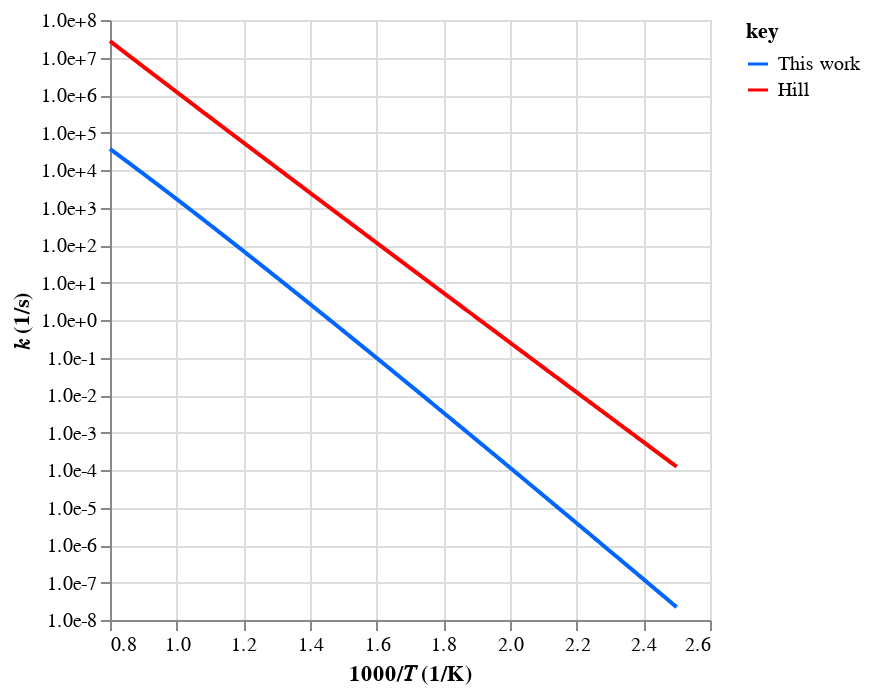
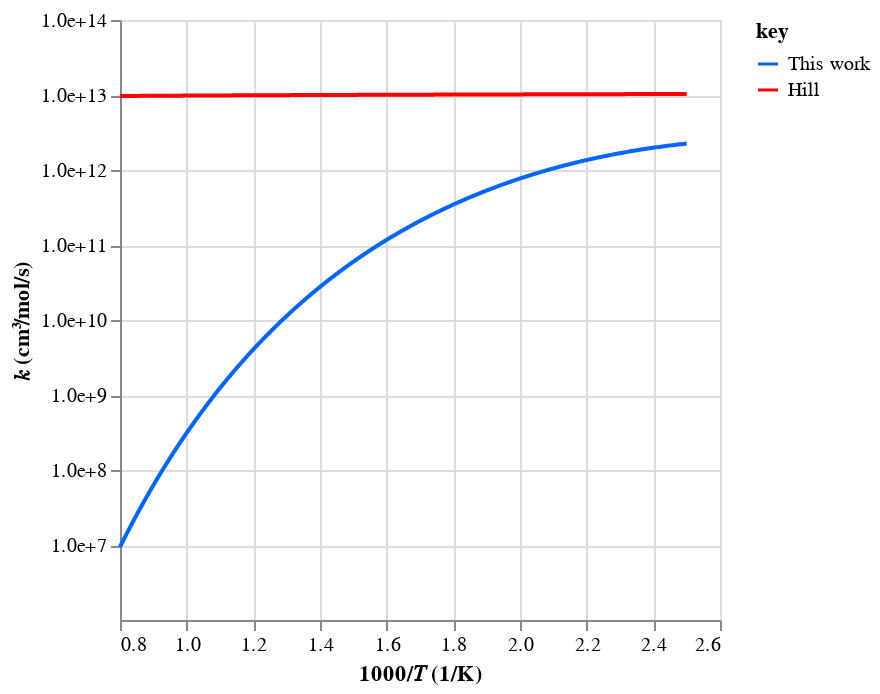
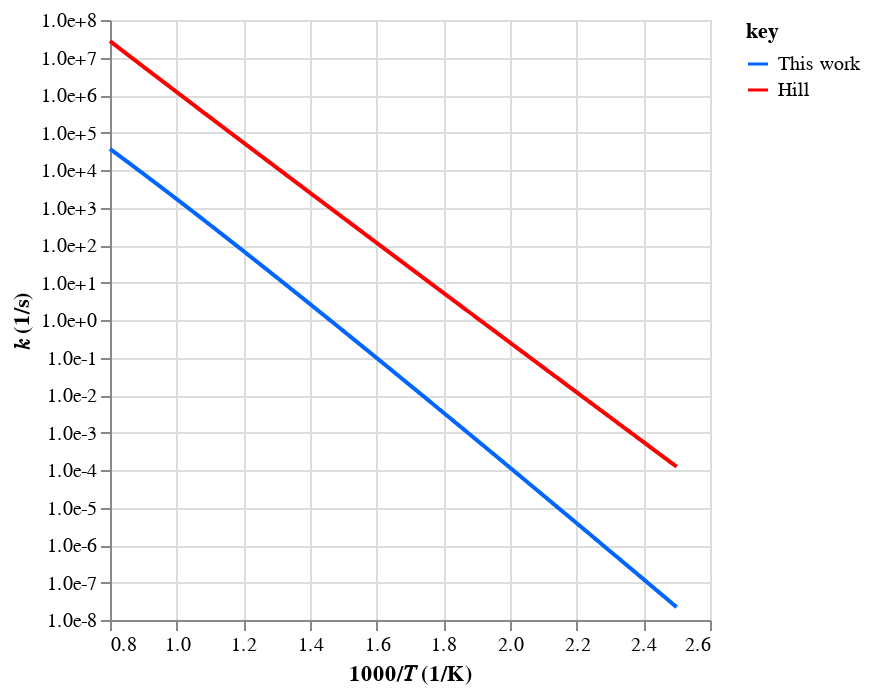
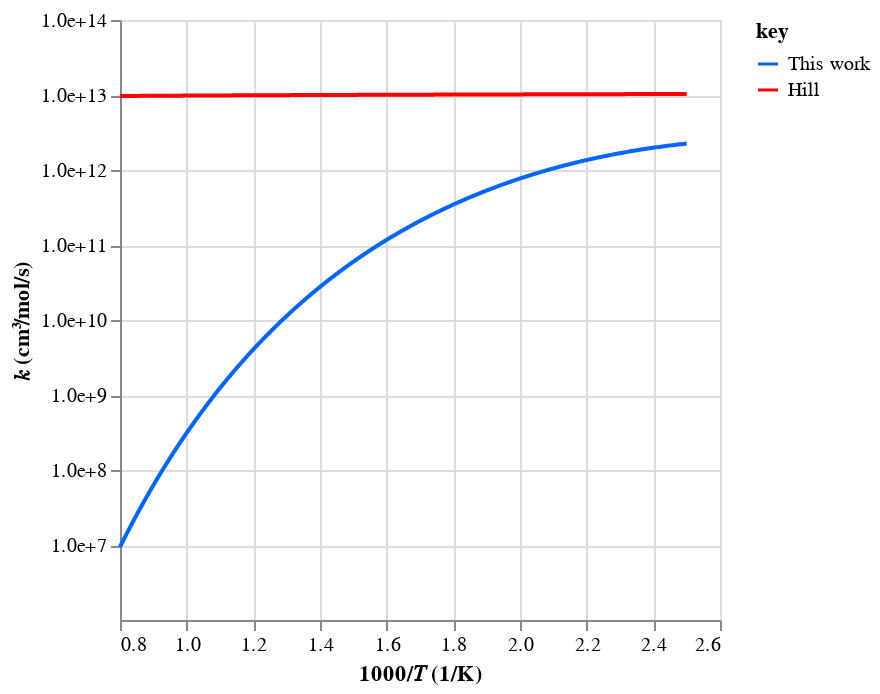

Notebook code cell kept with these figures, in order:
### Code cell
# Check rates
workflow.plot_rates(tag=tag, root_path=root_path)

### Figure 1 — Vega-Lite specification as saved in the notebook (floating-point values rounded to 4 significant figures; data arrays with more than 128 entries replaced by an {"elided": "..."} marker saying what was removed)
{"config": {"view": {"continuousWidth": 300, "continuousHeight": 300}}, "data": {"name": "data-af6a635c6885ae7574059df9010fada6"}, "mark": {"type": "line"}, "encoding": {"color": {"field": "key", "scale": {"domain": ["This work", "Hill"], "range": ["#0066ff", "#ff0000"]}, "type": "nominal"}, "x": {"field": "x", "scale": {"zero": false}, "title": "1000/𝑇 (1/K)", "type": "quantitative"}, "y": {"axis": {"format": ".1e", "values": [1e-08, 1e-07, 1e-06, 1e-05, 0.0001, 0.001, 0.01, 0.1, 1, 10, 100, 1000, 10000, 100000, 1000000, 10000000, 100000000]}, "field": "value", "scale": {"type": "log"}, "title": "𝑘 (1/s)", "type": "quantitative"}}, "transform": [{"fold": ["This work", "Hill"]}], "$schema": "https://vega.github.io/schema/vega-lite/v5.20.1.json", "datasets": {"data-af6a635c6885ae7574059df9010fada6": {"elided": "1000 records"}}}

### Figure 2 — Vega-Lite specification as saved in the notebook (floating-point values rounded to 4 significant figures; data arrays with more than 128 entries replaced by an {"elided": "..."} marker saying what was removed)
{"config": {"view": {"continuousWidth": 300, "continuousHeight": 300}}, "data": {"name": "data-7b9094a6ef86bd802616f503018f0bf3"}, "mark": {"type": "line"}, "encoding": {"color": {"field": "key", "scale": {"domain": ["This work", "Hill"], "range": ["#0066ff", "#ff0000"]}, "type": "nominal"}, "x": {"field": "x", "scale": {"zero": false}, "title": "1000/𝑇 (1/K)", "type": "quantitative"}, "y": {"axis": {"format": ".1e", "values": [10000000, 100000000, 1000000000, 10000000000, 100000000000, 1000000000000, 10000000000000, 100000000000000]}, "field": "value", "scale": {"type": "log"}, "title": "𝑘 (cm³/mol/s)", "type": "quantitative"}}, "transform": [{"fold": ["This work", "Hill"]}], "$schema": "https://vega.github.io/schema/vega-lite/v5.20.1.json", "datasets": {"data-7b9094a6ef86bd802616f503018f0bf3": {"elided": "1000 records"}}}

### Figure 3 — Vega-Lite specification as saved in the notebook (floating-point values rounded to 4 significant figures; data arrays with more than 128 entries replaced by an {"elided": "..."} marker saying what was removed)
{"config": {"view": {"continuousWidth": 300, "continuousHeight": 300}}, "data": {"name": "data-af6a635c6885ae7574059df9010fada6"}, "mark": {"type": "line"}, "encoding": {"color": {"field": "key", "scale": {"domain": ["This work", "Hill"], "range": ["#0066ff", "#ff0000"]}, "type": "nominal"}, "x": {"field": "x", "scale": {"zero": false}, "title": "1000/𝑇 (1/K)", "type": "quantitative"}, "y": {"axis": {"format": ".1e", "values": [1e-08, 1e-07, 1e-06, 1e-05, 0.0001, 0.001, 0.01, 0.1, 1, 10, 100, 1000, 10000, 100000, 1000000, 10000000, 100000000]}, "field": "value", "scale": {"type": "log"}, "title": "𝑘 (1/s)", "type": "quantitative"}}, "transform": [{"fold": ["This work", "Hill"]}], "$schema": "https://vega.github.io/schema/vega-lite/v5.20.1.json", "datasets": {"data-af6a635c6885ae7574059df9010fada6": {"elided": "1000 records"}}}

### Figure 4 — Vega-Lite specification as saved in the notebook (floating-point values rounded to 4 significant figures; data arrays with more than 128 entries replaced by an {"elided": "..."} marker saying what was removed)
{"config": {"view": {"continuousWidth": 300, "continuousHeight": 300}}, "data": {"name": "data-7b9094a6ef86bd802616f503018f0bf3"}, "mark": {"type": "line"}, "encoding": {"color": {"field": "key", "scale": {"domain": ["This work", "Hill"], "range": ["#0066ff", "#ff0000"]}, "type": "nominal"}, "x": {"field": "x", "scale": {"zero": false}, "title": "1000/𝑇 (1/K)", "type": "quantitative"}, "y": {"axis": {"format": ".1e", "values": [10000000, 100000000, 1000000000, 10000000000, 100000000000, 1000000000000, 10000000000000, 100000000000000]}, "field": "value", "scale": {"type": "log"}, "title": "𝑘 (cm³/mol/s)", "type": "quantitative"}}, "transform": [{"fold": ["This work", "Hill"]}], "$schema": "https://vega.github.io/schema/vega-lite/v5.20.1.json", "datasets": {"data-7b9094a6ef86bd802616f503018f0bf3": {"elided": "1000 records"}}}
